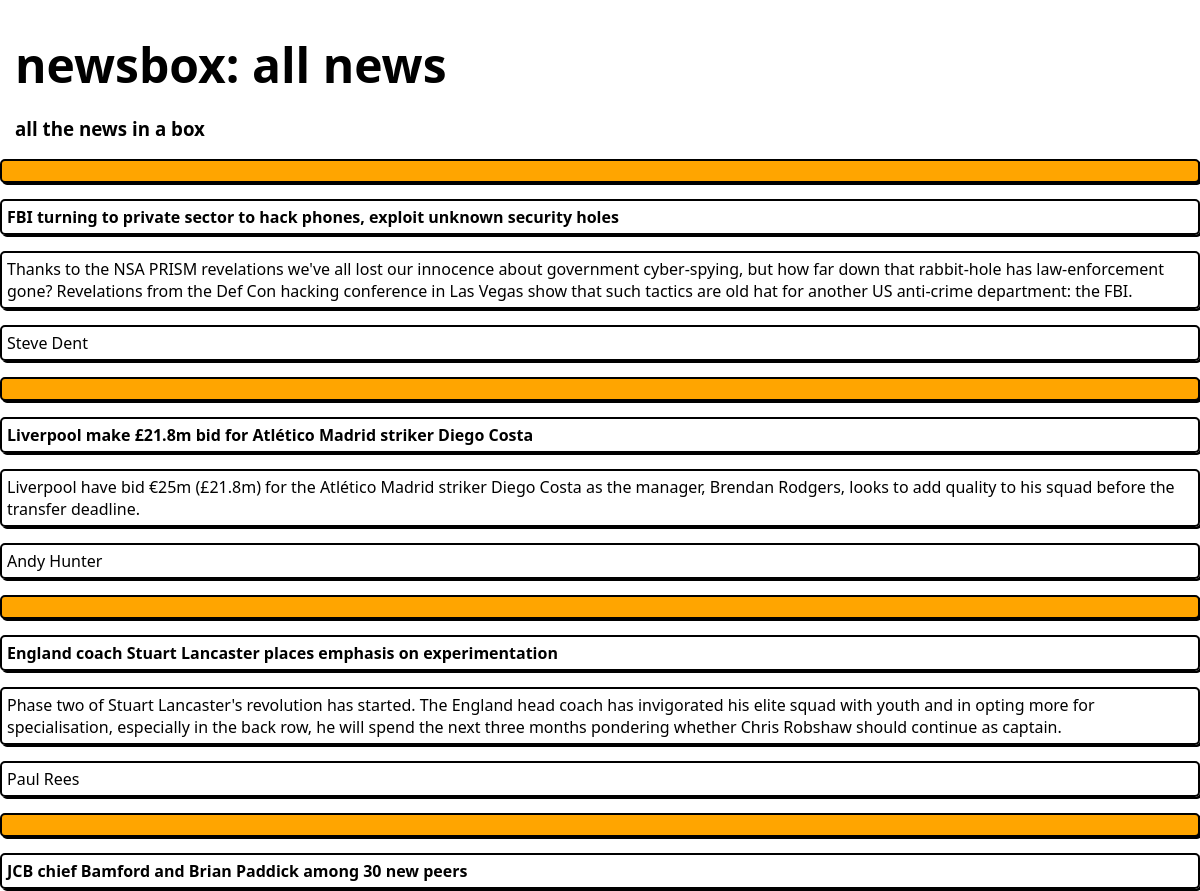
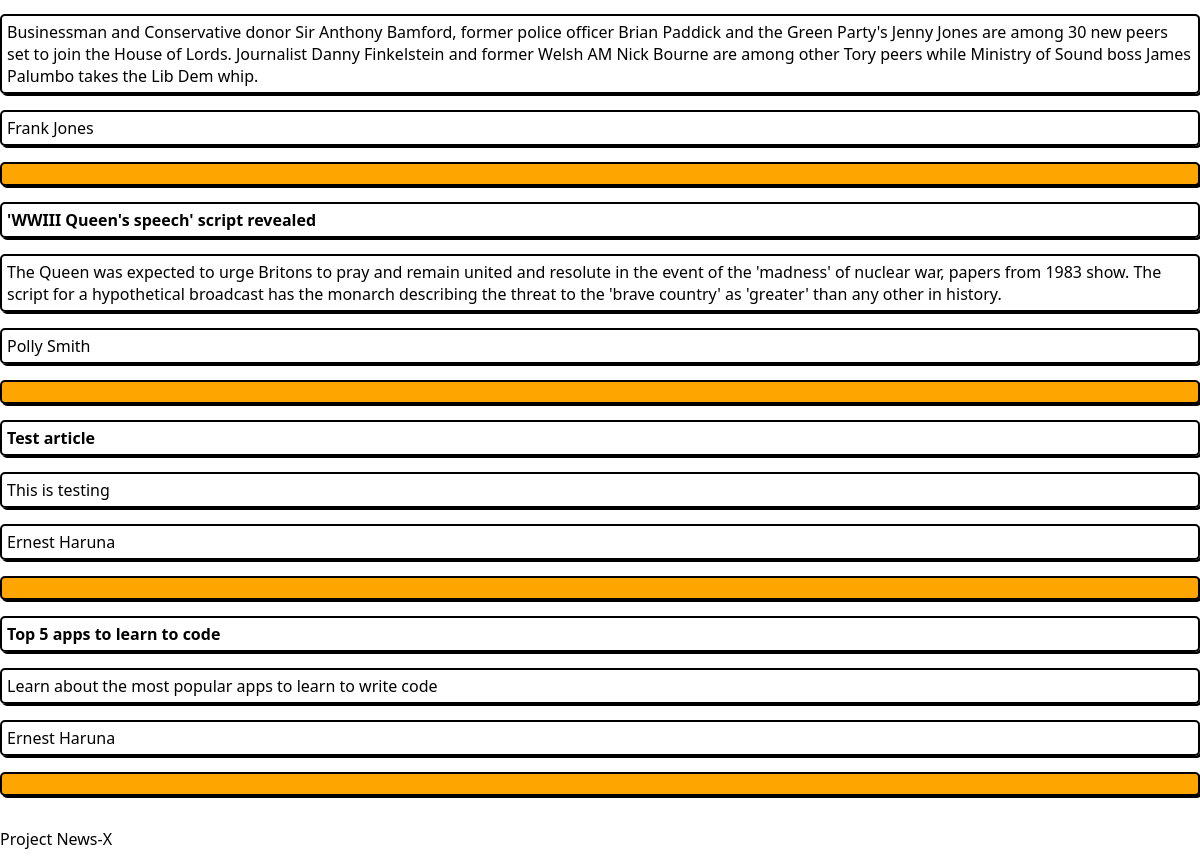
Page /list.php on the committed database (2 pictures, top to bottom).
### tables this page shows
CREATE TABLE `news_item` (
  `id` bigint(20) NOT NULL,
  `title` text NOT NULL,
  `link` text NOT NULL,
  `summary` text NOT NULL,
  `category` text DEFAULT NULL,
  `submittor` text NOT NULL
);

### list.php (the view, shortened to what this page needs)
<!DOCTYPE html>
<html>
<head>
    <link rel="stylesheet" href="style.css">
    <link rel="stylesheet" href="utils.css">
</head>
<body>
    <header id="Header">
        <h1>newsbox: all news</h1>
        <h3>all the news in a box</h3>
    </header>
    <section id="AllNews">
        <div class="HBar BorderShadow"></div>
        <?php
            $servername = "localhost";
            $username = "root";
            $password = "";
            $dbname = "news_item";
            $conn = new mysqli($servername, $username, $password, $dbname);
            if (isset($_GET['category'])) {
                $category = $_GET['category'];
                $sql = "SELECT id, title, summary, submittor FROM news_item WHERE category = '$category'";
            } else {
                $sql = "SELECT id, title, summary, submittor FROM news_item";
            }
            $result = $conn->query($sql);
            if ($result->num_rows > 0) {
                while ($row = $result->fetch_assoc()) {
        ?>
                <article>
                    <p class="BorderShadow"><strong><?php echo $row["title"]; ?></strong></p>
                    <p class="BorderShadow"><?php echo $row["summary"]; ?></p>
                    <p class="BorderShadow"><?php echo $row["submittor"]; ?></p>
                </article>
                <div class="HBar BorderShadow"></div>
        <?php
            }
        } else {
            echo "0 results";
        }
        ?>
    </section>
    <footer id="Footer">
        <p>Project News-X</p>
    </footer>
</body>
</html>

### style.css (style rules this page uses)
* { font-family: 'Segoe UI', Tahoma, Geneva, Verdana, sans-serif; }
body { padding: 0; margin: 0; display:flex; flex-direction: column; justify-items: center; min-width:100vw; }
header h1 { margin: 2rem 0 0; font-weight: 900; font-size: 3rem; }
footer { margin: 1rem 0 0; }

### utils.css (style rules this page uses)
#Header { margin-left: 15px; }
.BorderShadow { border: solid 2px black; box-shadow: 2px 2px; border-radius: 5px; padding: 5px; }
.HBar { background-color: orange; height: 10px; }

### rows in the picture
news_item: title "FBI turning to private sector to hack phones, exploit unknown security holes", summary "Thanks to the NSA PRISM revelations we've all lost our innocence about government cyber-spying, but how far down that rabbit-hole has law-enforcement gone? Revelations from the Def Con hacking conference in Las Vegas show that such tactics are old hat for another US anti-crime department: the FBI.", submittor "Steve Dent"
news_item: title "Liverpool make £21.8m bid for Atlético Madrid striker Diego Costa", summary "Liverpool have bid €25m (£21.8m) for the Atlético Madrid striker Diego Costa as the manager, Brendan Rodgers, looks to add quality to his squad before the transfer deadline.", submittor "Andy Hunter"
news_item: title "England coach Stuart Lancaster places emphasis on experimentation", summary "Phase two of Stuart Lancaster's revolution has started. The England head coach has invigorated his elite squad with youth and in opting more for specialisation, especially in the back row, he will spend the next three months pondering whether Chris Robshaw should continue as captain.", submittor "Paul Rees"
news_item: title "JCB chief Bamford and Brian Paddick among 30 new peers", summary "Businessman and Conservative donor Sir Anthony Bamford, former police officer Brian Paddick and the Green Party's Jenny Jones are among 30 new peers set to join the House of Lords. Journalist Danny Finkelstein and former Welsh AM Nick Bourne are among other Tory peers while Ministry of Sound boss James Palumbo takes the Lib Dem whip.", submittor "Frank Jones"
news_item: title "'WWIII Queen's speech' script revealed", summary "The Queen was expected to urge Britons to pray and remain united and resolute in the event of the 'madness' of nuclear war, papers from 1983 show. The script for a hypothetical broadcast has the monarch describing the threat to the 'brave country' as 'greater' than any other in history.", submittor "Polly Smith"
news_item: title "Test article", summary "This is testing", submittor "Ernest Haruna"
news_item: title "Top 5 apps to learn to code", summary "Learn about the most popular apps to learn to write code", submittor "Ernest Haruna"
